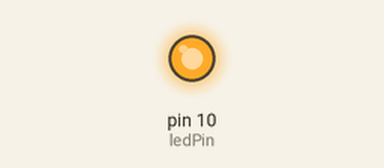
Bench run of a sketch on a simulated Arduino Uno, built with avr-gcc and run on an emulated ATmega328P. On the bench: output pins drawn as LEDs (lit = HIGH).

Above: at 1.8 s.
At 4.8 s:
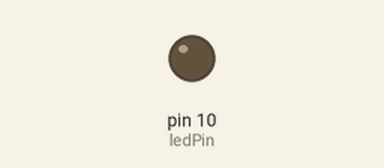
Timing chart, 0 to 6.6 s (numbered marks = the images above):
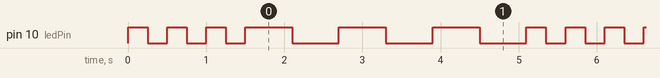

The sketch:

Arduino_-_Exercise-1.ino
```cpp
/* Example for LED blink pattern (SOS pattern)
   Three short blink followed by three long blink and so on*/

//Variable define with value initialization
int ledPin=10;
int ShortBlinkDelay=250;
int LongBlinkDelay=600;
int noOfTimesBlink=3;

//Main Starting point, execute once while project running
    void setup()
    {
        //Set pin mode to connect LED on it.
        pinMode(ledPin,OUTPUT);
    }

//Looping the program until explicitly stop the program
    void loop()
    {
        //Loop for three times short blink with given delay
        for(int i=1;i<=noOfTimesBlink;i=i+1)
        {
            //LED On
            digitalWrite(ledPin,HIGH);
            //Delay between On and Off
            delay(ShortBlinkDelay);
            //LED Off
            digitalWrite(ledPin,LOW);
            delay(ShortBlinkDelay);
        }

        //Loop for three times long blink with given delay
        int i=0;
        while(i<noOfTimesBlink)
        {
            //LED On
            digitalWrite(ledPin,HIGH);
            delay(LongBlinkDelay);
             //LED Off
            digitalWrite(ledPin,LOW);
            //Delay between On and Off
            delay(LongBlinkDelay);
            i++;
        }
    }
```

Measured:
- by itself, pin 10 (ledPin): repeats every 5.1 s: 2 × (LOW 0.25 s, HIGH 0.25 s), LOW 0.25 s, 3 × (HIGH 0.60 s, LOW 0.60 s), HIGH 0.25 s
- by itself, everything shown: repeats every 5.1 s, in 12 steps
